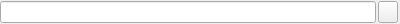
<?xml version="1.0" encoding="UTF-8"?>
<ui version="4.0">
 <class>StringEdit</class>
 <widget class="QWidget" name="StringEdit">
  <property name="geometry">
   <rect>
    <x>0</x>
    <y>0</y>
    <width>400</width>
    <height>24</height>
   </rect>
  </property>
  <layout class="QHBoxLayout" name="horizontalLayout">
   <property name="spacing">
    <number>2</number>
   </property>
   <property name="leftMargin">
    <number>0</number>
   </property>
   <property name="topMargin">
    <number>1</number>
   </property>
   <property name="rightMargin">
    <number>2</number>
   </property>
   <property name="bottomMargin">
    <number>1</number>
   </property>
   <item>
    <widget class="QLineEdit" name="lineEdit"/>
   </item>
   <item>
    <widget class="QPushButton" name="pushButton">
     <property name="maximumSize">
      <size>
       <width>20</width>
       <height>16777215</height>
      </size>
     </property>
     <property name="text">
      <string/>
     </property>
     <property name="icon">
      <iconset resource="../../../../res/WorldEditor.qrc">
       <normaloff>:/Style/styles/dark/icons/revert.png</normaloff>:/Style/styles/dark/icons/revert.png</iconset>
     </property>
    </widget>
   </item>
  </layout>
 </widget>
 <resources>
  <include location="../../../../res/WorldEditor.qrc"/>
 </resources>
 <connections/>
</ui>
